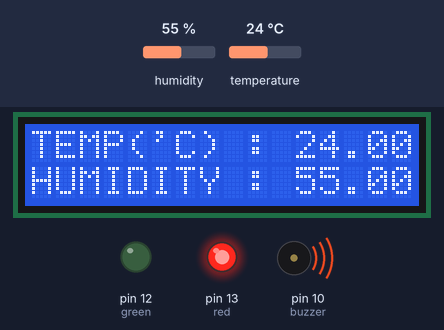
Bench run of a sketch on a simulated Arduino Uno, built with avr-gcc and run on an emulated ATmega328P. On the bench: 16×2 character LCD, output pins drawn as LEDs (lit = HIGH), buzzer (waves = sounding, pin HIGH). The inputs (shaded band) are chosen by the test bench; at power-on: humidity 55 %, temperature 24 °C.

Above: at 2.2 s.
2.3 s: humidity set to 22 %
At 4.5 s:
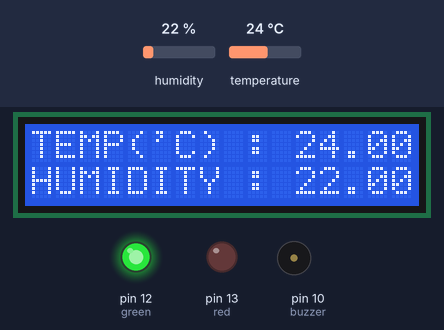
5.0 s: temperature set to 33 °C
At 5.9 s:
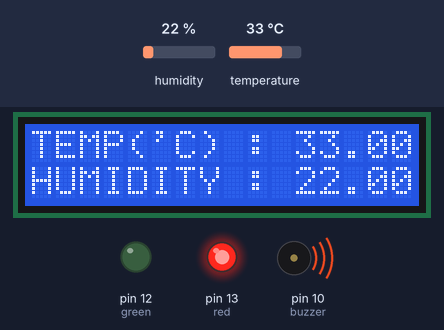
11.0 s: humidity set to 40 %
At 12.2 s:
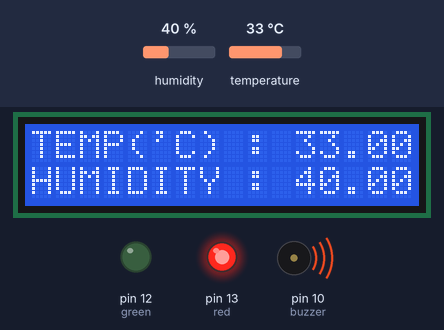
17.0 s: temperature set to 12 °C
At 18.4 s:
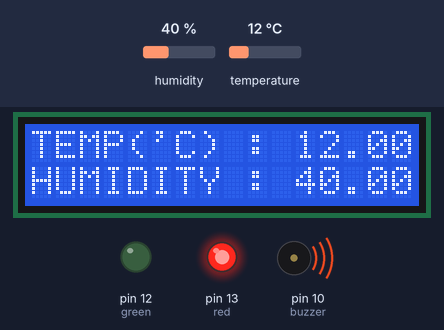
23.0 s: temperature set to 41 °C
At 24.7 s:
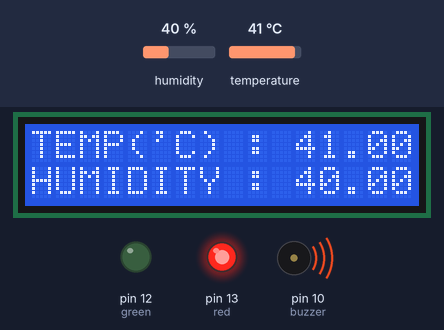
35.0 s: temperature set to 19 °C
At 35.9 s:
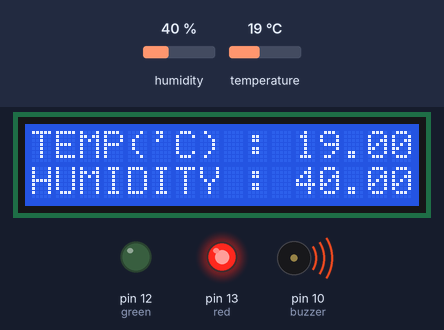
Timing chart, 0 to 38.0 s (numbered marks = the images above; inputs shaded):
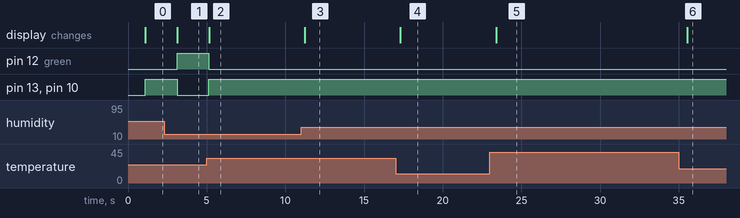

The sketch:

smart_weather_monitoring_system.ino
```cpp
#include <LiquidCrystal.h>

#include <DHT.h>
#include <DHT_U.h>


const int RS = 8, EN = 9, D4 = 5, D5 = 4, D6 = 3, D7 = 2;
LiquidCrystal lcd(RS, EN, D4, D5, D6, D7);
const int red = 13;
const int green = 12;

const int buzzer = 10;
//float threshold_temperature =  30;
DHT dth11(6,DHT11);
void setup() {
  pinMode(green, OUTPUT);
  pinMode(red, OUTPUT);
  pinMode(buzzer, OUTPUT);
  lcd.begin(16, 2); // set up number of columns and rows

  lcd.setCursor(0, 0);
  lcd.print("Smart weather mon");
  lcd.setCursor(0, 1);
  lcd.print("itoring system");
  delay(1000);

  dth11.begin();
  Serial.begin(9600);
  digitalWrite(red, LOW);
  digitalWrite(green, LOW);
}

void loop() {
  float temperature = dth11.readTemperature();
  float humidity = dth11.readHumidity();
  if(temperature >= 32 || humidity >=40){
    lcd.clear();
    lcd.setCursor(0,0);
    digitalWrite(red,HIGH);
    digitalWrite(green, LOW);
    lcd.print("TEMP('C) : ");
    lcd.setCursor(11,0);
    lcd.print(temperature);
    lcd.setCursor(0,1);
    lcd.print("HUMIDITY : ");
    lcd.setCursor(11,1);
    lcd.print(humidity);
    digitalWrite(buzzer, HIGH);

    }


  else{
    digitalWrite(green , HIGH);
    digitalWrite(red, LOW);
    digitalWrite(buzzer , LOW);
    lcd.print("TEMP('C) : ");
    lcd.setCursor(11,0);
    lcd.print(temperature);
    lcd.print("HUMIDITY : ");
    lcd.setCursor(11,1);
    lcd.print(humidity);
  }


}
```

Measured:
- after the input at 2.3 s, pin 12 (green): LOW → HIGH after 0.82 s; pin 13 (red), pin 10 (buzzer): HIGH → LOW after 0.82 s; the display: changes after 0.82 s (image 1)
- after the input at 5.0 s, pin 12 (green): HIGH → LOW after 0.15 s; pin 13 (red), pin 10 (buzzer): LOW → HIGH after 0.15 s; the display: changes after 0.15 s (image 2)
- after the input at 11.0 s, the display: changes after 0.23 s (image 3)
- after the input at 17.0 s, the display: changes after 0.31 s (image 4)
- after the input at 23.0 s, the display: changes after 0.39 s (image 5)
- after the input at 35.0 s, the display: changes after 0.54 s (image 6)
